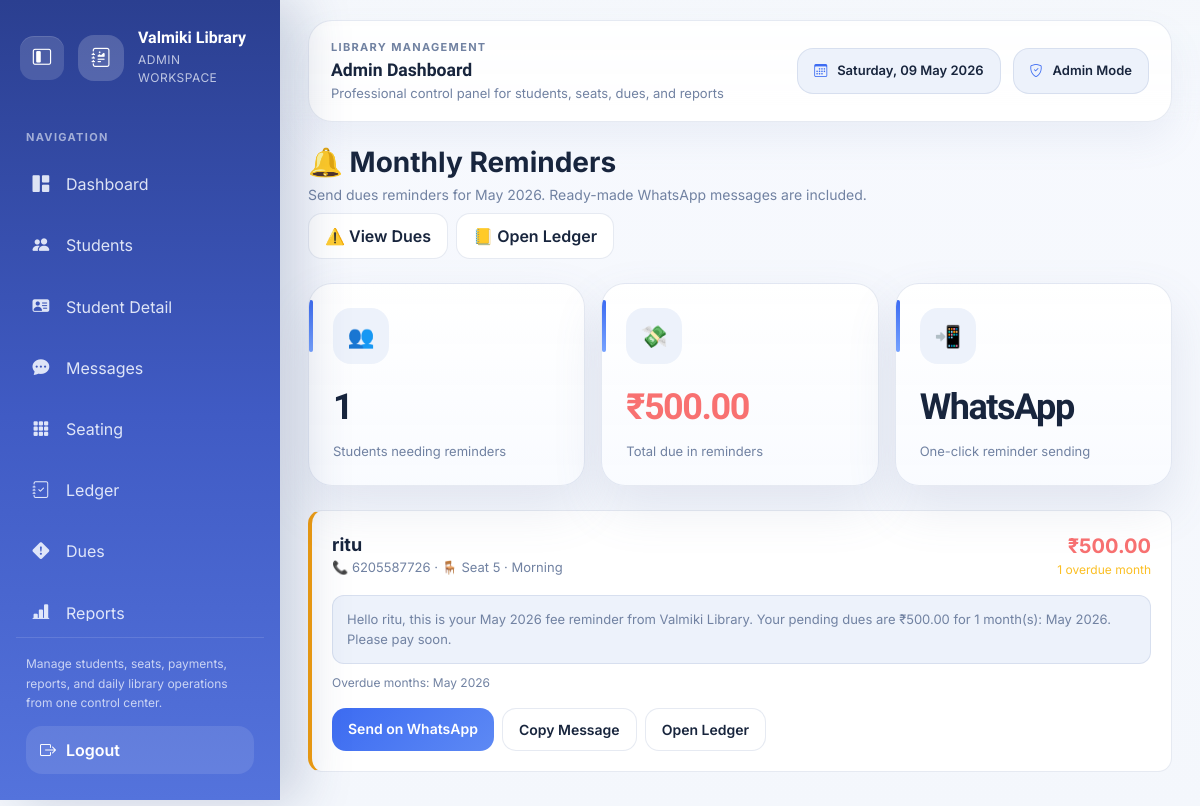
/reminders/ (signed in), run on an earlier commit of the app's database.
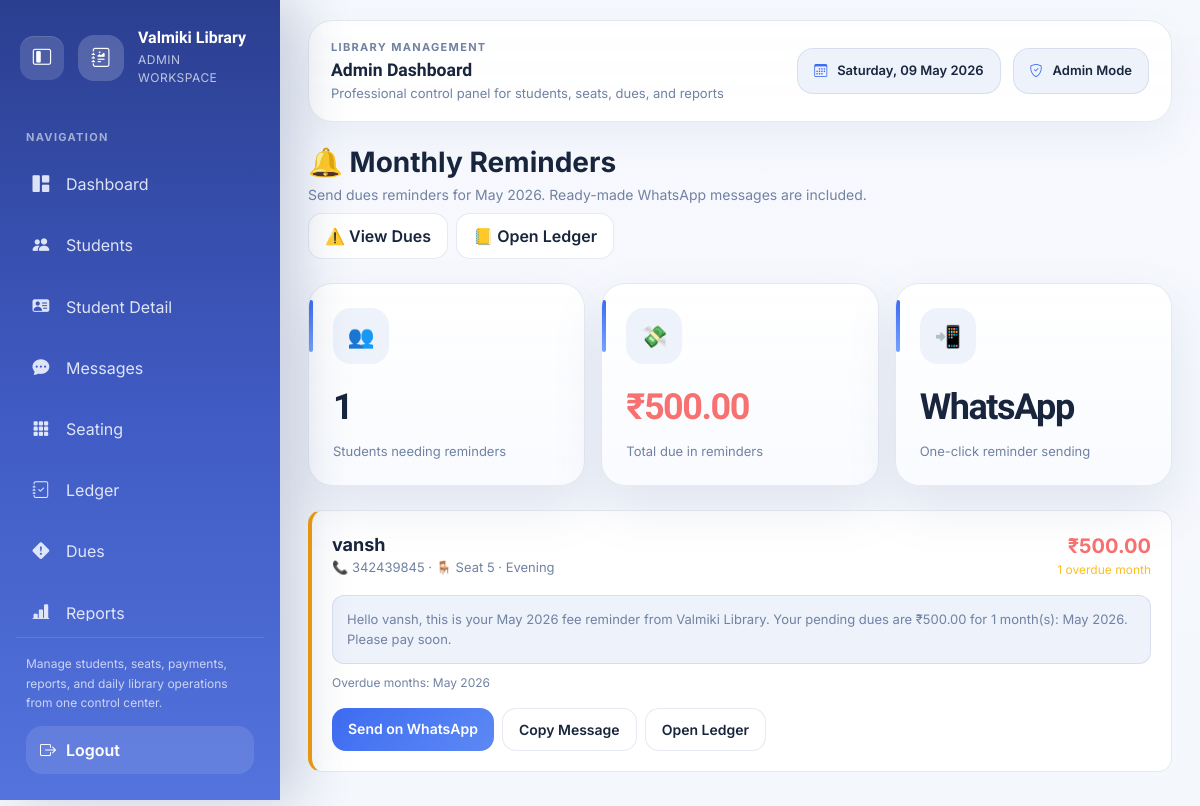
And on a later commit of the database.
### students/models.py (models this page shows, shortened)
class Student(models.Model):
    SHIFT_CHOICES = [
        ('Morning', 'Morning'),
        ('Evening', 'Evening'),
        ('Full Day', 'Full Day'),
    ]
    STATUS_CHOICES = [
        ('Active', 'Active'),
        ('On Hold', 'On Hold'),
        ('Left', 'Left'),
    ]
    PAYMENT_MODE_CHOICES = [
        ('Cash', 'Cash'),
        ('UPI', 'UPI'),
        ('Online', 'Online'),
    ]
    name         = models.CharField(max_length=100)
    contact      = models.CharField(max_length=10)
    email        = models.EmailField(blank=True, null=True, unique=True)
    date_of_birth = models.DateField(blank=True, null=True)
    seat_number  = models.CharField(max_length=3)
    shift        = models.CharField(max_length=20, choices=SHIFT_CHOICES)
    joining_date = models.DateField()
    monthly_fee  = models.DecimalField(max_digits=8, decimal_places=2, default=500)
    monthly_due_day = models.PositiveSmallIntegerField(default=5)
    mode_of_payment = models.CharField(max_length=10, choices=PAYMENT_MODE_CHOICES, default='Cash')
    preparing_for = models.CharField(max_length=150, blank=True)
    academic_details = models.TextField(blank=True)
    profile_photo = models.FileField(upload_to='student_profiles/photos/', blank=True, null=True)
    id_copy = models.FileField(upload_to='student_profiles/id_copies/', blank=True, null=True)
    payment_qr = models.FileField(upload_to='student_profiles/payment_qr/', blank=True, null=True)
    emergency_contact_name = models.CharField(max_length=100, blank=True)
    emergency_contact_phone = models.CharField(max_length=15, blank=True)
    status = models.CharField(max_length=20, choices=STATUS_CHOICES, default='Active')
    email_verified = models.BooleanField(default=False)

### students/views.py (the view)
# urls.py: path('reminders/',              views.monthly_reminders,     name='monthly_reminders'),
@login_required
def monthly_reminders(request):
    today = date.today()
    reminder_rows = monthly_reminder_rows(sorted_students(), today)
    return render(request, 'students/monthly_reminders.html', {
        'reminder_rows': reminder_rows,
        'current_month': month_label(today.year, today.month),
        'total_due': sum(row['due_amount'] for row in reminder_rows),
    })

### students/finance.py (called while the page is built)
def month_label(year, month):
    return date(year, month, 1).strftime('%B %Y')

def paid_lookup(student, year=None):
    payments = Payment.objects.filter(student=student, is_paid=True)
    if year is not None:
        payments = payments.filter(year=year)
    return {(payment.year, payment.month): payment for payment in payments}

def get_month_status(student, year, month, today, payments=None):
    payments = payments if payments is not None else paid_lookup(student, year)
    payment = payments.get((year, month))
    joining_key = (student.joining_date.year, student.joining_date.month)
    current_key = (today.year, today.month)
    target_key = (year, month)
    if target_key < joining_key:
        return {'code': 'before', 'payment': payment, 'is_advance': False}
    if target_key > current_key:
        if payment:
            return {'code': 'paid', 'payment': payment, 'is_advance': True}
        return {'code': 'future', 'payment': None, 'is_advance': False}
    if payment:
        return {'code': 'paid', 'payment': payment, 'is_advance': False}
    return {'code': 'unpaid', 'payment': None, 'is_advance': False}

### students/templates/students/monthly_reminders.html (shortened to what this page needs)
{% extends 'students/base.html' %}
{% block content %}
<div class="d-flex justify-content-between align-items-center mb-4 flex-wrap gap-2">
  <div>
    <h3 style="font-weight:700;margin-bottom:4px">🔔 Monthly Reminders</h3>
    <div style="color:var(--text-muted);font-size:14px">Send dues reminders for {{ current_month }}. Ready-made WhatsApp messages are included.</div>
  </div>
  <div class="d-flex gap-2 flex-wrap">
    <a href="{% url 'defaulters' %}" class="btn btn-outline-warning">⚠️ View Dues</a>
    <a href="{% url 'payment_ledger' %}" class="btn btn-outline-light">📒 Open Ledger</a>
  </div>
</div>
<div class="row g-3 mb-4">
  <div class="col-md-4">
    <div class="stat-card">
      <div class="stat-icon">👥</div>
      <div class="stat-value">{{ reminder_rows|length }}</div>
      <div class="stat-label">Students needing reminders</div>
    </div>
  </div>
  <div class="col-md-4">
    <div class="stat-card">
      <div class="stat-icon">💸</div>
      <div class="stat-value" style="color:#f87171">₹{{ total_due }}</div>
      <div class="stat-label">Total due in reminders</div>
    </div>
  </div>
  <div class="col-md-4">
    <div class="stat-card">
      <div class="stat-icon">📲</div>
      <div class="stat-value">WhatsApp</div>
      <div class="stat-label">One-click reminder sending</div>
    </div>
  </div>
</div>
{% if not reminder_rows %}
  <div class="text-center" style="padding:60px 20px;background:var(--bg-card);border:1px solid var(--border);border-radius:16px">
    <div style="font-size:56px;margin-bottom:10px">🎉</div>
    <h4 style="color:#4ade80">No reminders pending for {{ current_month }}</h4>
    <p style="color:var(--text-muted)">Everyone due for this month is already marked paid.</p>
  </div>
{% else %}
  {% for row in reminder_rows %}
    <div class="reminder-card">
      <div class="d-flex justify-content-between align-items-start flex-wrap gap-3 mb-3">
        <div>
          <div style="font-size:18px;font-weight:700">{{ row.student.name }}</div>
          <div style="font-size:13px;color:var(--text-muted)">
            📞 {{ row.student.contact }} · 🪑 Seat {{ row.student.seat_number }} · {{ row.student.shift }}
          </div>
        </div>
        <div style="text-align:right">
          <div style="font-size:20px;font-weight:700;color:#f87171">₹{{ row.due_amount }}</div>
          <div style="font-size:12px;color:#fbbf24">{{ row.overdue_months }} overdue month{{ row.overdue_months|pluralize }}</div>
        </div>
      </div>
      <div class="message-box" id="msg-{{ forloop.counter }}">{{ row.message }}</div>
      <div style="font-size:12px;color:var(--text-muted);margin-top:10px">
        Overdue months: {{ row.overdue_labels|join:', ' }}
      </div>
      <div class="d-flex gap-2 flex-wrap mt-3">
        {% if row.whatsapp_url %}
          <a href="{{ row.whatsapp_url }}" target="_blank" rel="noopener" class="btn btn-success btn-sm">Send on WhatsApp</a>
        {% endif %}
        <button type="button" class="btn btn-outline-light btn-sm" onclick="copyReminder('msg-{{ forloop.counter }}')">Copy Message</button>
        <a href="{% url 'payment_ledger' %}" class="btn btn-outline-info btn-sm">Open Ledger</a>
      </div>
    </div>
  {% endfor %}
{% endif %}
{% endblock %}

What changed in the data, as far as the page shows it:
removed Student: student.name "ritu", student.contact "6205587726", student.seat_number "5", student.shift "Morning", due_amount "500.00", overdue_months "1", message "Hello ritu, this is your May 2026 fee reminder from Valmiki Library. Your pending dues are ₹500.00 for 1 month(s): May 2026. Please pay soon.", overdue_labels "May 2026"
added Student: student.name "vansh", student.contact "342439845", student.seat_number "5", student.shift "Evening", due_amount "500.00", overdue_months "1", message "Hello vansh, this is your May 2026 fee reminder from Valmiki Library. Your pending dues are ₹500.00 for 1 month(s): May 2026. Please pay soon.", overdue_labels "May 2026"
